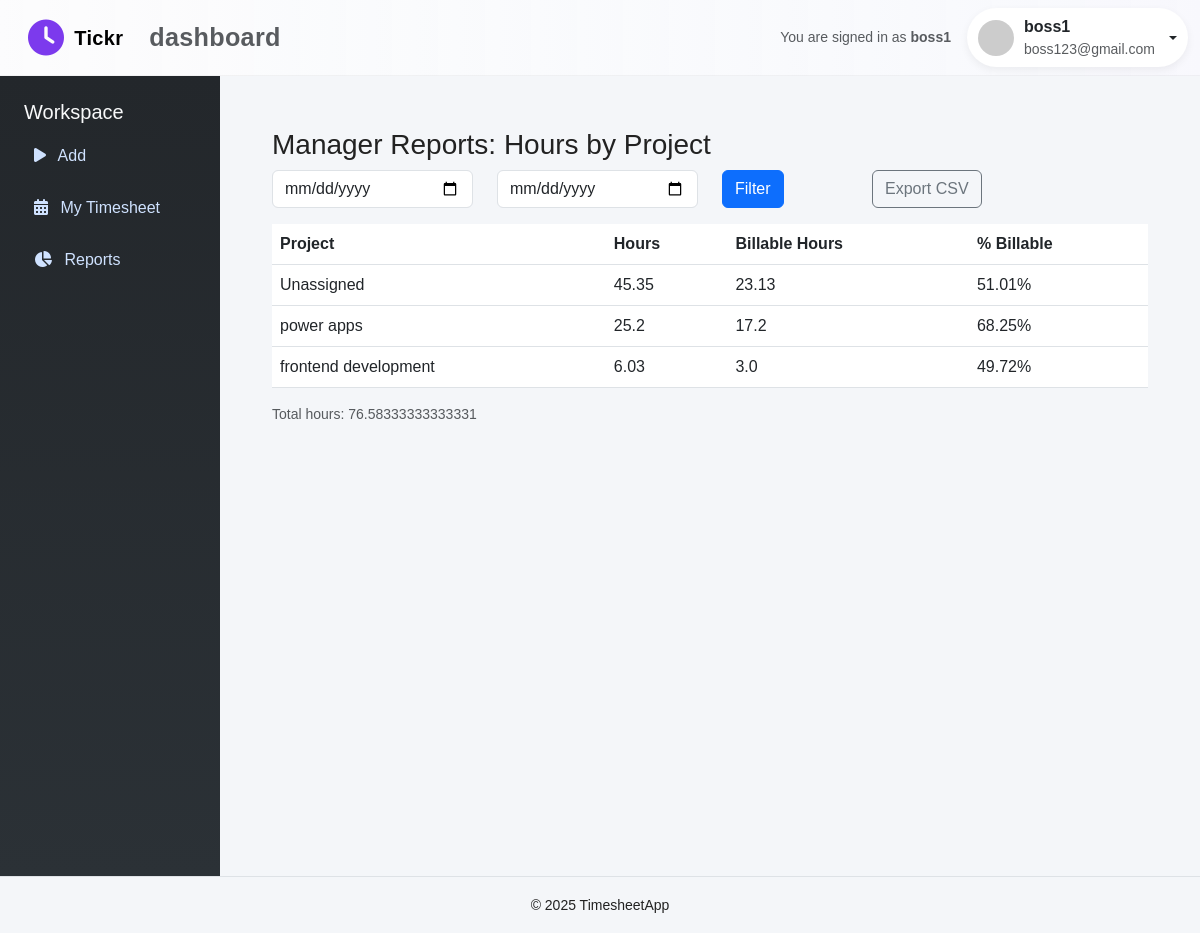
/manager/reports/ (signed in), run on the app's committed database.
### timesheet_app/models.py (models this page shows, shortened)
class CustomUser(AbstractUser):
    role = models.CharField(max_length=10, choices=ROLE_CHOICES)

class Project(models.Model):
    name = models.CharField(max_length=120)
    client = models.CharField(max_length=120)
    billable_default = models.BooleanField(default=True)
    active = models.BooleanField(default=True)
    created_at = models.DateTimeField(auto_now_add=True)
    updated_at = models.DateTimeField(auto_now=True)
    class Meta:
        indexes = [
            models.Index(fields=["active"]),
        ]

### timesheet_app/views.py (the view, shortened to what this page needs)
# urls.py: path("manager/reports/", manager_reports, name="manager_reports"),
@role_required('manager')
@login_required
def manager_reports(request):
    start_date = request.GET.get('start_date')
    end_date = request.GET.get('end_date')
    try:
        start = dt.date.fromisoformat(start_date) if start_date else dt.date.today() - dt.timedelta(days=30)
    except Exception:
        start = dt.date.today() - dt.timedelta(days=30)
    try:
        end = dt.date.fromisoformat(end_date) if end_date else dt.date.today()
    except Exception:
        end = dt.date.today()
    qs = TimesheetEntry.objects.filter(work_date__range=(start, end)).select_related('project')
    project_map = defaultdict(float)
    billable_map = defaultdict(float)
    for e in qs:
        h = (e.duration_minutes or 0) / 60.0
        name = e.project.name if e.project else 'Unassigned'
        project_map[name] += h
        if e.billable:
            billable_map[name] += h
    rows = []
    total_hours = sum(project_map.values())
    for name, hrs in project_map.items():
        bill = billable_map.get(name, 0.0)
        pct_bill = round((bill / hrs * 100) if hrs else 0, 2)
        rows.append({'project': name, 'hours': round(hrs,2), 'billable_hours': round(bill,2), 'percent_billable': pct_bill})
    return render(request, 'dashboard/manager_reports.html', {'rows': rows, 'start': start, 'end': end, 'total_hours': total_hours})

### timesheet_app/templates/dashboard/manager_reports.html
{% extends 'base.html' %}
{% block content %}
<div class="container my-4">
  <h3>Manager Reports: Hours by Project</h3>
  <div class="mb-3">
    <form method="GET">
      <div class="row">
        <div class="col-md-3"><input type="date" name="start_date" class="form-control" value="{{ start }}"></div>
        <div class="col-md-3"><input type="date" name="end_date" class="form-control" value="{{ end }}"></div>
        <div class="col-md-2"><button class="btn btn-primary">Filter</button></div>
        <div class="col-md-2"><a class="btn btn-outline-secondary" href="?export=csv&start_date={{ start }}&end_date={{ end }}">Export CSV</a></div>
      </div>
    </form>
  </div>
  <table class="table">
    <thead><tr><th>Project</th><th>Hours</th><th>Billable Hours</th><th>% Billable</th></tr></thead>
    <tbody>
      {% for r in rows %}
        <tr>
          <td>{{ r.project }}</td>
          <td>{{ r.hours }}</td>
          <td>{{ r.billable_hours }}</td>
          <td>{{ r.percent_billable }}%</td>
        </tr>
      {% endfor %}
    </tbody>
  </table>
  <div class="small text-muted">Total hours: {{ total_hours }}</div>
</div>
{% endblock %}

### timesheet_app/templates/base.html (shortened to what this page needs)
{% load static %}
<!doctype html>
<html lang="en">
<head>
  <link href="https://cdn.jsdelivr.net/npm/bootstrap@5.3.0/dist/css/bootstrap.min.css" rel="stylesheet">
  <link href="https://cdnjs.cloudflare.com/ajax/libs/font-awesome/6.4.0/css/all.min.css" rel="stylesheet">
</head>
<body>
<nav class="navbar navbar-expand-lg navbar-light" style="background: linear-gradient(90deg, rgba(255,255,255,0.7), rgba(250,250,255,0.6)); border-bottom:1px solid rgba(0,0,0,0.04);">
  <div class="container-fluid d-flex justify-content-between align-items-center">
    <div class="app-brand ms-lg-3">
      <i class="fa-solid fa-clock fa-lg" style="color:var(--accent)"></i>
      <span class="navbar-brand">Tickr</span>
      <small class="text-muted">dashboard</small>
    </div>
    <div class="d-flex align-items-center">
      <div class="me-3 text-muted small d-none d-md-block">You are signed in as <strong>{{ user.get_full_name|default:user.username }}</strong></div>
      {% if user.is_authenticated %}
      <div class="dropdown">
        <button class="btn profile-pill dropdown-toggle" data-bs-toggle="dropdown" aria-expanded="false">
          {% if user.profile and user.profile.avatar %}
            <img src="{{ user.profile.avatar.url }}" alt="avatar" />
          {% else %}
            <img src="https://ui-avatars.com/api/?name={{ user.username }}&background=7c3aed&color=fff" alt="avatar" />
          {% endif %}
          <div class="d-none d-sm-block text-start">
            <div style="font-weight:600">{{ user.get_full_name|default:user.username }}</div>
            <div class="small text-muted">{{ user.email }}</div>
          </div>
        </button>
      </div>
      {% endif %}
    </div>
  </div>
</nav>
<div class="d-flex">
  {% block sidebar %}
  <div class="sidebar" id="sidebar">
    <h5 class="text-light">Workspace</h5>
    <a href="{% url 'add_time_entry' %}"><i class="fa-solid fa-play me-2"></i> Add</a>
    <a href="{% url 'my_timesheet' %}"><i class="fa-solid fa-calendar-days me-2"></i> My Timesheet</a>
    <a href="{% url 'my_reports' %}"><i class="fa-solid fa-chart-pie me-2"></i> Reports</a>
  </div>
  {% endblock %}
  <div class="content-wrapper">
    {% block content %}{% endblock %}
  </div>
</div>
<footer class="text-center py-3 border-top">
  <small>&copy; 2025 TimesheetApp</small>
</footer>
</body>
</html>

### timesheet_app/templates/base.html (style rules this page uses)
:root { --primary: #0d6efd; --muted: #6c757d; --card: #ffffff; --bg: #f4f6f9; --accent: #7c3aed; }
body { display: flex; min-height: 100vh; flex-direction: column; margin: 0; background: var(--bg); font-family: 'Poppins', sans-serif; color: #222; }
.sidebar { width: 220px; background: linear-gradient(180deg, #23272b, #2b3136); color: #fff; min-height: 100vh; padding: 24px; transition: all 0.3s ease; }
.sidebar a { display: block; color: #cfe2ff; margin: 12px 0; text-decoration: none; padding: 8px 10px; border-radius: 8px; transition: background 0.3s ease, color 0.3s ease; }
.content-wrapper { flex: 1; padding: 28px 40px; background: var(--bg); min-height: 100vh; transition: padding 0.3s ease; }
.app-brand { font-weight: 700; letter-spacing: 0.3px; display: flex; align-items: center; gap: 10px; font-size: 1.8rem; user-select: none; color: #7c3aed; }
.profile-pill { display: flex; align-items: center; gap: 10px; background: var(--card); padding: 6px 10px; border-radius: 999px; box-shadow: 0 3px 8px rgba(12,12,12,0.06); cursor: pointer; transition: box-shadow 0.3s ease; }
.profile-pill img { width: 36px; height: 36px; border-radius: 50%; object-fit: cover; flex-shrink: 0; }

### data on the page
CustomUser: get_full_name "boss1", email "boss123@gmail.com"
Project: project "power apps"
Project: project "frontend development"

### other printed values
{{ r.project }} "Unassigned"
{{ r.hours }} "45.35" "25.2" "6.03"
{{ r.billable_hours }} "23.13" "17.2" "3.0"
{{ r.percent_billable }} "51.01" "68.25" "49.72"
{{ total_hours }} "76.58333333333331"
